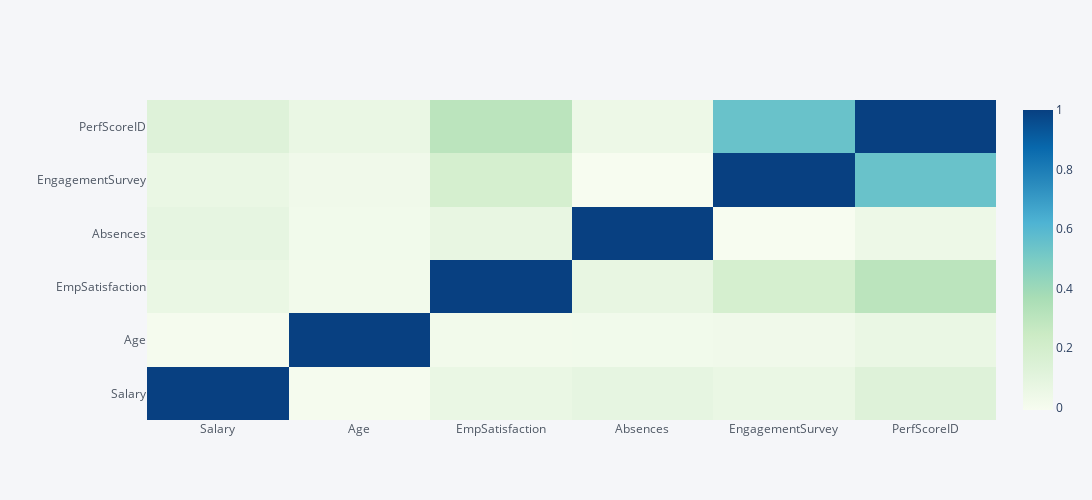

Here is the notebook cell this chart was saved with:
### Markdown cell above
Dal momento che la matrice di correlazione calcolata con Spearman non ha prodotto nessuna evidenza di legame interessante, si è deciso di costruire un'altra matrice con iplot che utilizza un'altra metrica, selezionando solo gli attributi che nel corso dell'analisi svolta hanno rivelato essere i più interessanti.

### Code cell
df_heat=df[['Salary','Age','EmpSatisfaction','Absences','EngagementSurvey','PerfScoreID']]
df_heat.corr().iplot(kind = 'heatmap', colorscale='GnBu', dimensions=(1200,500))

### Figure 1 — Plotly figure (JSON) as saved in the notebook; plotly's stock layout.template omitted (floating-point values rounded to 4 significant figures)
{"data": [{"colorscale": [[0, "rgb(247,252,240)"], [0.125, "rgb(224,243,219)"], [0.25, "rgb(204,235,197)"], [0.375, "rgb(168,221,181)"], [0.5, "rgb(123,204,196)"], [0.625, "rgb(78,179,211)"], [0.75, "rgb(43,140,190)"], [0.875, "rgb(8,104,172)"], [1, "rgb(8,64,129)"]], "type": "heatmap", "x": ["Salary", "Age", "EmpSatisfaction", "Absences", "EngagementSurvey", "PerfScoreID"], "y": ["Salary", "Age", "EmpSatisfaction", "Absences", "EngagementSurvey", "PerfScoreID"], "z": [[1, 0.004044, 0.06272, 0.08238, 0.06497, 0.1309], [0.004044, 1, 0.01928, 0.02257, 0.02981, 0.06431], [0.06272, 0.01928, 1, 0.07522, 0.1871, 0.3036], [0.08238, 0.02257, 0.07522, 1, -0.008771, 0.04663], [0.06497, 0.02981, 0.1871, -0.008771, 1, 0.5449], [0.1309, 0.06431, 0.3036, 0.04663, 0.5449, 1]], "zmax": 1, "zmin": -0.008771}], "layout": {"height": 500, "legend": {"bgcolor": "#F5F6F9", "font": {"color": "#4D5663"}}, "paper_bgcolor": "#F5F6F9", "plot_bgcolor": "#F5F6F9", "title": {"font": {"color": "#4D5663"}}, "width": 1200, "xaxis": {"autorange": true, "gridcolor": "#E1E5ED", "range": [-0.5, 5.5], "showgrid": true, "tickfont": {"color": "#4D5663"}, "title": {"font": {"color": "#4D5663"}, "text": ""}, "type": "category", "zerolinecolor": "#E1E5ED"}, "yaxis": {"autorange": true, "gridcolor": "#E1E5ED", "range": [-0.5, 5.5], "showgrid": true, "tickfont": {"color": "#4D5663"}, "title": {"font": {"color": "#4D5663"}, "text": ""}, "type": "category", "zerolinecolor": "#E1E5ED"}}}
